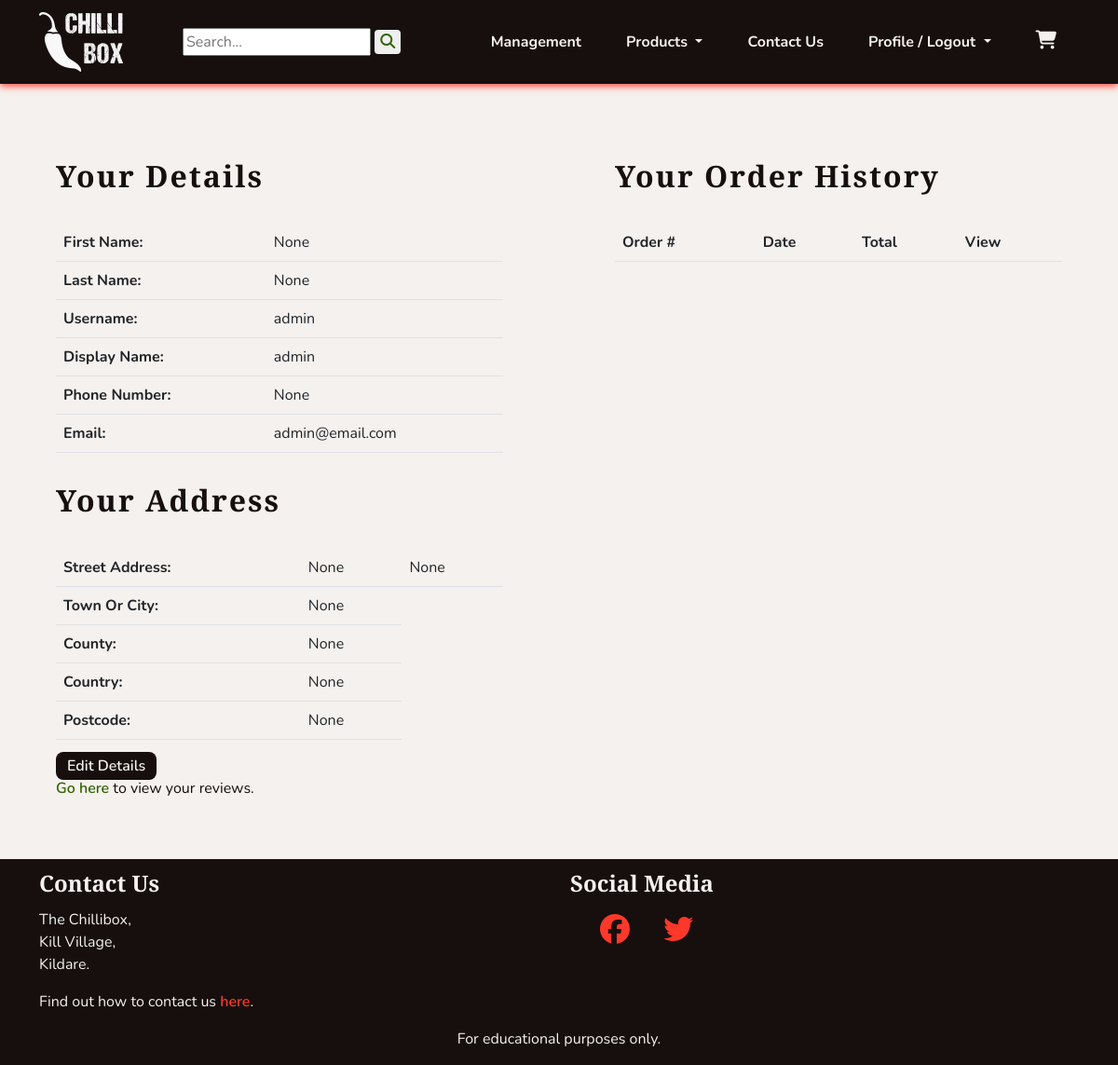
Page /profiles/profile/ (signed in) on the committed database.
### profiles/models.py (models this page shows, shortened)
class UserProfile(models.Model):
    user = models.OneToOneField(User, on_delete=models.CASCADE)
    first_name = models.CharField(max_length=40, null=True, blank=True)
    last_name = models.CharField(max_length=80, null=True, blank=True)
    display_name = models.CharField(max_length=40, null=True, blank=True)
    phone_number = models.CharField(max_length=20, null=True, blank=True)
    street_address1 = models.CharField(max_length=80, null=True, blank=True)
    street_address2 = models.CharField(max_length=80, null=True, blank=True)
    town_or_city = models.CharField(max_length=40, null=True, blank=True)
    county = models.CharField(max_length=80, null=True, blank=True)
    country = CountryField(blank_label='Country', null=True, blank=True)
    postcode = models.CharField(max_length=20, null=True, blank=True)
    class Meta:
        verbose_name_plural = "User Profiles"
    def __str__(self):
        return self.display_name

### profiles/views.py (the view)
# urls.py: path('profile/', views.ProfileView.as_view(), name='profile'),
class ProfileView(LoginRequiredMixin, View):
    def get(self, request):
        profile = get_object_or_404(UserProfile, user=request.user)
        orders = profile.orders.all().order_by('-date')
        template_name = 'profiles/profile.html'
        context = {
            'profile': profile,
            'orders': orders,
            }
        return render(request, template_name, context)

### cart/contexts.py (called while the page is built, shortened)
def cart_contents(request):
    cart_items = []
    total = 0
    product_count = 0
    cart = request.session.get('cart', {})
    if total < settings.FREE_DELIVERY_THRESHOLD:
        delivery = Decimal(settings.STANDARD_DELIVERY_COST)
        free_delivery_delta = settings.FREE_DELIVERY_THRESHOLD - total
    else:
        delivery = 0
        free_delivery_delta = 0
    grand_total = delivery + total
    context = {
        'cart_items': cart_items,
        'total': total,
        'product_count': product_count,
        'delivery': delivery,
        'free_delivery_delta': free_delivery_delta,
        'free_delivery_threshold': settings.FREE_DELIVERY_THRESHOLD,
        'grand_total': grand_total,
    }
    return context

### profiles/templates/profiles/profile.html (shortened to what this page needs)
{% extends 'base.html' %}
{% block content %}
<section class="row">
    <div class="col-12 col-md-6">
        <div class="col-10 mx-auto">
            <h1 class="headings">Your Details</h1>
            <table class="table">
                <tr>
                    <th>First Name: </th>
                    <td>{{ profile.first_name }} </td>
                </tr>
                <tr>
                    <th>Last Name: </th>
                    <td>{{ profile.last_name }} </td>
                </tr>
                <tr>
                    <th>Username: </th>
                    <td>{{ profile.user.username }} </td>
                </tr>
                <tr>
                    <th>Display Name: </th>
                    <td>{{ profile.display_name }} </td>
                </tr>
                <tr>
                    <th>Phone Number: </th>
                    <td>{{ profile.phone_number }} </td>
                </tr>
                <tr>
                    <th>Email: </th>
                    <td>{{ profile.user.email }} </td>
                </tr>
            </table>
            <h2 class="headings">Your Address</h2>
            <table class="table">
                <tr>
                    <th>Street Address: </th>
                    <td>{{ profile.street_address1 }} </td>
                    <td>{{ profile.street_address2 }} </td>
                </tr>
                <tr>
                    <th>Town Or City: </th>
                    <td>{{ profile.town_or_city }} </td>
                </tr>
                <tr>
                    <th>County: </th>
                    <td>{{ profile.county }} </td>
                </tr>
                <tr>
                    <th>Country: </th>
                    <td>{{ profile.country }} </td>
                </tr>
                <tr>
                    <th>Postcode: </th>
                    <td>{{ profile.postcode }} </td>
                </tr>
            </table>
            <a class="chilli-btn" href="{% url 'profiles:edit_profile' %}">Edit Details</a>
            <div>
                <p><a class="chilli-link" href="{% url 'profiles:review_list' %}">Go here</a>
                 to view your reviews.</p>
            </div>
        </div>
    </div>
    <div class="col-12 col-md-6">
        <div class="col-10 mx-auto">
            <h2 class="headings">Your Order History</h2>
            <table class="table">
                <thead>
                    <tr>
                        <th>Order #</th>
                        <th>Date</th>
                        <th>Total</th>
                        <th>View</th>
                    </tr>
                </thead>
            </table>
        </div>
    </div>
</section>
{% endblock %}

### static/css/style.css (style rules this page uses)
:root { --site-white: #f5f1ee; --site-black: #160f0e; --site-grey: #6b6363; --site-red: #fc382a; --site-dark-red:#bd0000; --site-green: #568729; --site-dark-green: #326300; --site-text-bg: rgba(49, 99, 0, 0.2); --site-car-bg: rgba(245, 241, 238, 0.61); }
html { height: 100%; }
section { max-width: 2550px; }
body { font-family: "Nunito", sans-serif; color: var(--site-black); font-size: 1rem; background: var(--site-white); }
h1, h2, h3, h4 { font-family: "Merriweather Sans", "Nunito", sans-serif; font-weight: 900; margin-top: 0.5em; margin-bottom: 0.5em; }
.headings { font-size: 2rem; letter-spacing: 2px; margin: 1em 0; }
a { text-decoration: none; }
.chilli-link { font-weight: 600; color: var(--site-dark-green); transition: all 0.2s linear; }
.chilli-btn { padding: 0.25em 0.75em; font-weight: 600; color: var(--site-white); background-color: var(--site-black); border-radius: 8px; transition: all 0.2s linear; }

### rows in the picture
UserProfile: first_name "None", last_name "None", user.username "admin", display_name "admin", phone_number "None", user.email "admin@email.com", street_address1 "None", street_address2 "None", town_or_city "None", county "None", country "None", postcode "None"
